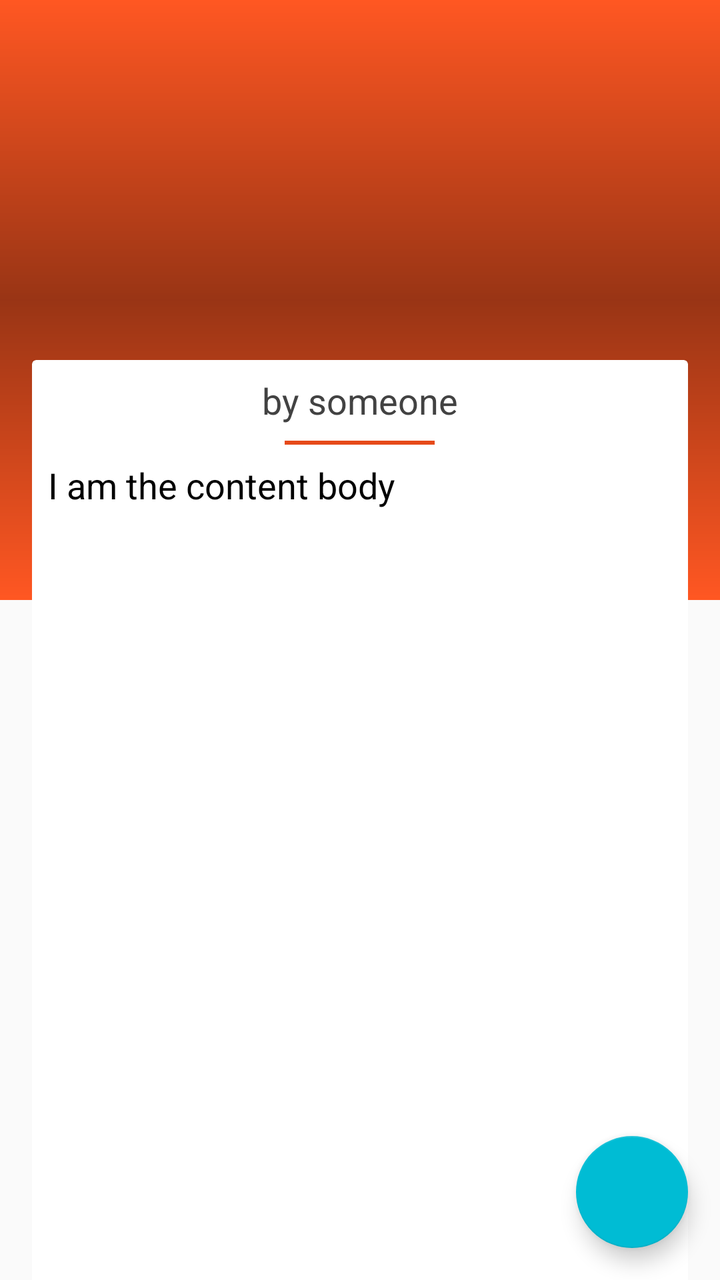
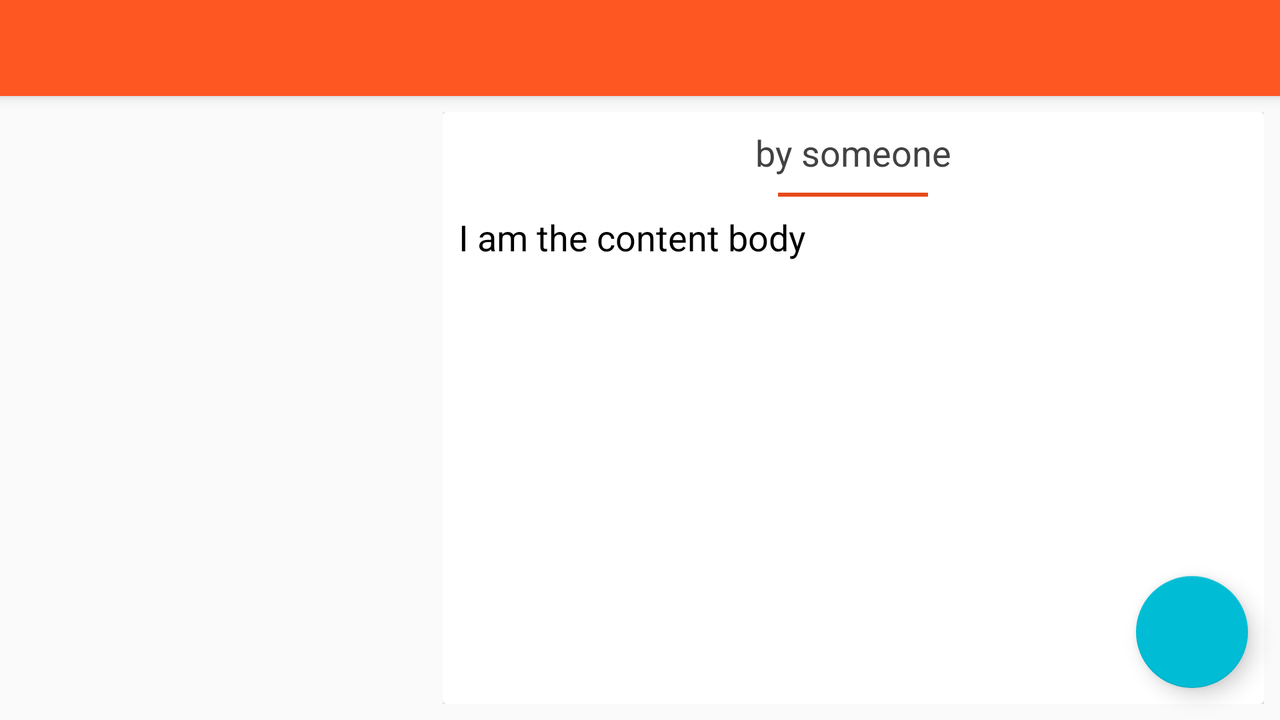

The same Android screen from two of the app's own layout files: first res/layout/ as a phone draws it, then the repository's variant for another configuration, drawn on a device whose configuration selects that folder. Both files follow.
<!-- AndroidManifest.xml: application theme AppTheme -->
<!-- res/layout/activity_article_detail.xml -->
<?xml version="1.0" encoding="utf-8"?>
<android.support.design.widget.CoordinatorLayout
    xmlns:android="http://schemas.android.com/apk/res/android"
    xmlns:app="http://schemas.android.com/apk/res-auto"
    android:layout_width="match_parent"
    android:layout_height="match_parent"
    xmlns:tools="http://schemas.android.com/tools"
    android:id="@+id/rootViewCoordinatorLayout">

    <android.support.design.widget.AppBarLayout
        android:layout_width="match_parent"
        android:layout_height="@dimen/collapsing_toolbar_height"
        android:elevation="@dimen/app_bar_elevation"
        tools:ignore="UnusedAttribute">

        <android.support.design.widget.CollapsingToolbarLayout
            android:id="@+id/collapsingToolBar"
            android:layout_width="match_parent"
            android:layout_height="match_parent"

            app:title=""
            app:expandedTitleGravity="center"
            app:expandedTitleTextAppearance="@style/TextAppearanceOneLineDisplay1"

            app:layout_scrollFlags="scroll|exitUntilCollapsed">

            <android.support.v7.widget.Toolbar
                android:id="@+id/toolBar"
                android:layout_width="match_parent"
                android:layout_height="?actionBarSize"

                android:theme="@style/ThemeOverlay.AppCompat.Dark.ActionBar"

                app:contentInsetStart="@dimen/detail_toolbar_content_inset_start"
                app:title=""

                app:layout_collapseMode="pin"

                android:elevation="@dimen/detail_toolbar_elevation"
                tools:ignore="UnusedAttribute" />

            <ImageView
                android:id="@+id/expandedToolBarImageView"
                android:layout_width="match_parent"
                android:layout_height="match_parent"

                app:layout_collapseMode="parallax"

                android:scaleType="centerInside"

                android:contentDescription="@string/detail_expanded_image"/>

            <View
                android:layout_width="match_parent"
                android:layout_height="match_parent"

                app:layout_collapseMode="parallax"

                android:background="@drawable/scrim_center"/>

        </android.support.design.widget.CollapsingToolbarLayout>

    </android.support.design.widget.AppBarLayout>

    <android.support.v4.widget.NestedScrollView
        android:layout_width="match_parent"
        android:layout_height="match_parent"

        android:fillViewport="true"
        android:scrollbars="none"
        app:behavior_overlapTop="@dimen/detail_nested_scroll_overlap"
        app:layout_behavior="@string/appbar_scrolling_view_behavior"

        android:layout_marginLeft="@dimen/detail_nested_scroll_margin"
        android:layout_marginRight="@dimen/detail_nested_scroll_margin"
        android:layout_marginBottom="@dimen/detail_nested_scroll_margin">

        <android.support.v7.widget.CardView
            android:id="@+id/cardView"
            android:layout_width="match_parent"
            android:layout_height="match_parent"

            app:cardBackgroundColor="@android:color/white"

            android:paddingBottom="@dimen/detail_card_view_padding"

            android:elevation="@dimen/detail_card_view_elevation"
            tools:ignore="UnusedAttribute">

            <LinearLayout
                android:layout_width="match_parent"
                android:layout_height="match_parent"
                android:orientation="vertical">

                <TextView
                    android:id="@+id/byTextView"
                    android:layout_width="wrap_content"
                    android:layout_height="wrap_content"
                    android:layout_gravity="center"

                    android:textAppearance="@style/TextAppearance.AppCompat.Medium"
                    android:textColor="@color/almost_black"

                    tools:text="by someone"
                    android:padding="@dimen/detail_inner_text_views_padding"/>

                <View
                    android:layout_width="@dimen/horizontal_line_width"
                    android:layout_height="@dimen/horizontal_line_height"
                    android:background="@color/deepOrangeColorPrimaryDark700"
                    android:layout_gravity="center" />

                <TextView
                    android:id="@+id/bodyTextView"
                    android:layout_width="wrap_content"
                    android:layout_height="wrap_content"
                    android:layout_gravity="start"

                    android:textAppearance="@style/TextAppearance.AppCompat.Medium"
                    android:textColor="@android:color/black"

                    tools:text="I am the content body"
                    android:padding="@dimen/detail_inner_text_views_padding"/>

            </LinearLayout>

        </android.support.v7.widget.CardView>

    </android.support.v4.widget.NestedScrollView>

    <android.support.design.widget.FloatingActionButton
        android:id="@+id/shareFab"
        android:layout_width="wrap_content"
        android:layout_height="wrap_content"

        android:layout_margin="@dimen/detail_fab_margin"

        android:src="@drawable/ic_share"

        android:layout_gravity="bottom|end"

        android:elevation="@dimen/fab_elevation"
        tools:ignore="UnusedAttribute" />

    <ImageView
        android:id="@+id/upButton"
        android:layout_width="wrap_content"
        android:layout_height="?actionBarSize"

        android:src="@drawable/ic_white_arrow_back_24px"

        android:paddingStart="@dimen/up_button_padding"
        android:paddingEnd="@dimen/up_button_padding"

        android:contentDescription="@string/up_button"

        android:elevation="@dimen/up_button_elevation"
        tools:ignore="UnusedAttribute" />

    <FrameLayout
        android:id="@+id/loadingFrameLayout"
        android:layout_width="match_parent"
        android:layout_height="match_parent"
        android:background="@android:color/white"

        android:visibility="gone">

        <ProgressBar
            android:layout_width="wrap_content"
            android:layout_height="wrap_content"
            android:layout_gravity="center"/>

    </FrameLayout>

</android.support.design.widget.CoordinatorLayout>
<!-- resources referenced by this layout -->
<resources>
  <color name="almost_black">#424242</color>
  <color name="deepOrangeColorPrimaryDark700">#E64A19</color>
  <dimen name="app_bar_elevation">4dp</dimen>
  <dimen name="collapsing_toolbar_height">300dp</dimen>
  <dimen name="detail_card_view_elevation">8dp</dimen>
  <dimen name="detail_card_view_padding">8dp</dimen>
  <dimen name="detail_fab_margin">16dp</dimen>
  <dimen name="detail_inner_text_views_padding">8dp</dimen>
  <dimen name="detail_nested_scroll_margin">16dp</dimen>
  <dimen name="detail_nested_scroll_overlap">120dp</dimen>
  <dimen name="detail_toolbar_content_inset_start">72dp</dimen>
  <dimen name="detail_toolbar_elevation">4dp</dimen>
  <dimen name="fab_elevation">6dp</dimen>
  <dimen name="horizontal_line_height">2dp</dimen>
  <dimen name="horizontal_line_width">75dp</dimen>
  <dimen name="up_button_elevation">6dp</dimen>
  <dimen name="up_button_padding">16dp</dimen>
  <!-- drawable scrim_center (drawable) -->
  <?xml version="1.0" encoding="utf-8"?>
  <shape android:shape="rectangle"
      xmlns:android="http://schemas.android.com/apk/res/android">
  
      
      <gradient
          android:angle="-90"
          android:startColor="#00000000"
          android:centerColor="#66000000"
          android:endColor="#00000000"
          android:type="linear"/>
  
  </shape>
  <string name="detail_expanded_image">Image</string>
  <string name="up_button">Up Button</string>
  <style name="TextAppearanceOneLineDisplay1" parent="TextAppearance.AppCompat.Large">
          <item name="android:textColor">@android:color/black</item>
          <item name="android:maxLines">1</item>
          <item name="android:ellipsize">end</item>
      </style>
  <style name="AppTheme" parent="@style/Theme.AppCompat.Light.NoActionBar">
          <item name="colorPrimary">@color/deepOrangeColorPrimary500</item>
          <item name="colorPrimaryDark">@color/deepOrangeColorPrimaryDark700</item>
          <item name="colorAccent">@color/cyanAccent200</item>
      </style>
  <color name="deepOrangeColorPrimary500">#FF5722</color>
  <color name="cyanAccent200">#00BCD4</color>
</resources>
<!-- res/layout-land/activity_article_detail.xml (the repository's variant of the layout above) -->
<!-- drawn on the phone turned sideways -->
<?xml version="1.0" encoding="utf-8"?>
<android.support.design.widget.CoordinatorLayout
    xmlns:android="http://schemas.android.com/apk/res/android"
    xmlns:app="http://schemas.android.com/apk/res-auto"
    android:layout_width="match_parent"
    android:layout_height="match_parent"
    xmlns:tools="http://schemas.android.com/tools"
    android:id="@+id/rootViewCoordinatorLayout">

    <android.support.design.widget.AppBarLayout
        android:layout_width="match_parent"
        android:layout_height="0dp"
        android:elevation="@dimen/app_bar_elevation"
        tools:ignore="UnusedAttribute">

        <android.support.design.widget.CollapsingToolbarLayout
            android:id="@+id/collapsingToolBar"
            android:layout_width="match_parent"
            android:layout_height="match_parent"

            app:title=""
            app:expandedTitleGravity="center"
            app:expandedTitleTextAppearance="@style/TextAppearanceOneLineDisplay1"

            app:layout_scrollFlags="scroll|exitUntilCollapsed">

        </android.support.design.widget.CollapsingToolbarLayout>

    </android.support.design.widget.AppBarLayout>

    <LinearLayout
        android:layout_width="match_parent"
        android:layout_height="match_parent"
        android:orientation="vertical">

        <android.support.v7.widget.Toolbar
            android:id="@+id/toolBar"
            android:layout_width="match_parent"
            android:layout_height="?actionBarSize"

            android:background="?colorPrimary"

            android:theme="@style/ThemeOverlay.AppCompat.Dark.ActionBar"

            app:contentInsetStart="@dimen/detail_toolbar_content_inset_start"

            android:elevation="@dimen/detail_toolbar_elevation"
            tools:ignore="UnusedAttribute"/>

        <LinearLayout
            android:layout_width="match_parent"
            android:layout_height="match_parent"
            android:orientation="horizontal">

            <ImageView
                android:id="@+id/expandedToolBarImageView"

                android:layout_width="0dp"
                android:layout_weight="@integer/detail_image_weight"
                android:layout_height="match_parent"

                android:scaleType="centerInside"

                android:layout_marginStart="@dimen/detail_expanded_image_margin"
                android:layout_marginBottom="@dimen/detail_expanded_image_margin"
                android:layout_marginTop="@dimen/detail_expanded_image_margin"

                android:contentDescription="@string/detail_expanded_image"/>

            <android.support.v4.widget.NestedScrollView
                android:layout_width="0dp"
                android:layout_weight="2"
                android:layout_height="match_parent"

                android:fillViewport="true"
                android:scrollbars="none"
                app:behavior_overlapTop="@dimen/detail_nested_scroll_overlap"
                app:layout_behavior="@string/appbar_scrolling_view_behavior"

                android:layout_margin="@dimen/detail_nested_scroll_margin">

                <android.support.v7.widget.CardView
                    android:id="@+id/cardView"
                    android:layout_width="match_parent"
                    android:layout_height="match_parent"

                    app:cardBackgroundColor="@android:color/white"

                    android:paddingBottom="@dimen/detail_card_view_padding"

                    android:elevation="@dimen/detail_card_view_elevation"
                    tools:ignore="UnusedAttribute">

                    <LinearLayout
                        android:layout_width="match_parent"
                        android:layout_height="match_parent"
                        android:orientation="vertical">

                        <TextView
                            android:id="@+id/byTextView"
                            android:layout_width="wrap_content"
                            android:layout_height="wrap_content"
                            android:layout_gravity="center"

                            android:textAppearance="@style/TextAppearance.AppCompat.Medium"
                            android:textColor="@color/almost_black"

                            tools:text="by someone"
                            android:padding="@dimen/detail_inner_text_views_padding"/>

                        <View
                            android:layout_width="@dimen/horizontal_line_width"
                            android:layout_height="@dimen/horizontal_line_height"
                            android:background="@color/deepOrangeColorPrimaryDark700"
                            android:layout_gravity="center" />

                        <TextView
                            android:id="@+id/bodyTextView"
                            android:layout_width="wrap_content"
                            android:layout_height="wrap_content"
                            android:layout_gravity="start"

                            android:textAppearance="@style/TextAppearance.AppCompat.Medium"
                            android:textColor="@android:color/black"

                            tools:text="I am the content body"
                            android:padding="@dimen/detail_inner_text_views_padding"/>

                    </LinearLayout>

                </android.support.v7.widget.CardView>

            </android.support.v4.widget.NestedScrollView>

        </LinearLayout>

    </LinearLayout>

    <android.support.design.widget.FloatingActionButton
        android:id="@+id/shareFab"
        android:layout_width="wrap_content"
        android:layout_height="wrap_content"

        android:layout_margin="@dimen/detail_fab_margin"

        android:src="@drawable/ic_share"

        android:layout_gravity="bottom|end"

        android:elevation="@dimen/fab_elevation"
        tools:ignore="UnusedAttribute" />

    <ImageView
        android:id="@+id/upButton"
        android:layout_width="wrap_content"
        android:layout_height="?actionBarSize"

        android:src="@drawable/ic_white_arrow_back_24px"

        android:paddingStart="@dimen/up_button_padding"
        android:paddingEnd="@dimen/up_button_padding"

        android:contentDescription="@string/up_button"

        android:elevation="@dimen/up_button_elevation"
        tools:ignore="UnusedAttribute" />

    <FrameLayout
        android:id="@+id/loadingFrameLayout"
        android:layout_width="match_parent"
        android:layout_height="match_parent"
        android:background="@android:color/white"

        android:visibility="gone">

        <ProgressBar
            android:layout_width="wrap_content"
            android:layout_height="wrap_content"
            android:layout_gravity="center"/>

    </FrameLayout>

</android.support.design.widget.CoordinatorLayout>
<!-- resources referenced by the variant -->
<!-- as the phone turned sideways resolves them -->
<resources>
  <color name="almost_black">#424242</color>
  <color name="deepOrangeColorPrimaryDark700">#E64A19</color>
  <dimen name="app_bar_elevation">4dp</dimen>
  <dimen name="detail_card_view_elevation">8dp</dimen>
  <dimen name="detail_card_view_padding">8dp</dimen>
  <dimen name="detail_expanded_image_margin">8dp</dimen>
  <dimen name="detail_fab_margin">16dp</dimen>
  <dimen name="detail_inner_text_views_padding">8dp</dimen>
  <!-- from res/values-land/ -->
  <dimen name="detail_nested_scroll_margin">8dp</dimen>
  <dimen name="detail_nested_scroll_overlap">120dp</dimen>
  <dimen name="detail_toolbar_content_inset_start">72dp</dimen>
  <dimen name="detail_toolbar_elevation">4dp</dimen>
  <dimen name="fab_elevation">6dp</dimen>
  <dimen name="horizontal_line_height">2dp</dimen>
  <dimen name="horizontal_line_width">75dp</dimen>
  <dimen name="up_button_elevation">6dp</dimen>
  <dimen name="up_button_padding">16dp</dimen>
  <!-- from res/values-land/ -->
  <integer name="detail_image_weight">1</integer>
  <string name="detail_expanded_image">Image</string>
  <string name="up_button">Up Button</string>
  <style name="TextAppearanceOneLineDisplay1" parent="TextAppearance.AppCompat.Large">
          <item name="android:textColor">@android:color/black</item>
          <item name="android:maxLines">1</item>
          <item name="android:ellipsize">end</item>
      </style>
  <style name="AppTheme" parent="@style/Theme.AppCompat.Light.NoActionBar">
          <item name="colorPrimary">@color/deepOrangeColorPrimary500</item>
          <item name="colorPrimaryDark">@color/deepOrangeColorPrimaryDark700</item>
          <item name="colorAccent">@color/cyanAccent200</item>
      </style>
  <color name="deepOrangeColorPrimary500">#FF5722</color>
  <color name="cyanAccent200">#00BCD4</color>
</resources>
